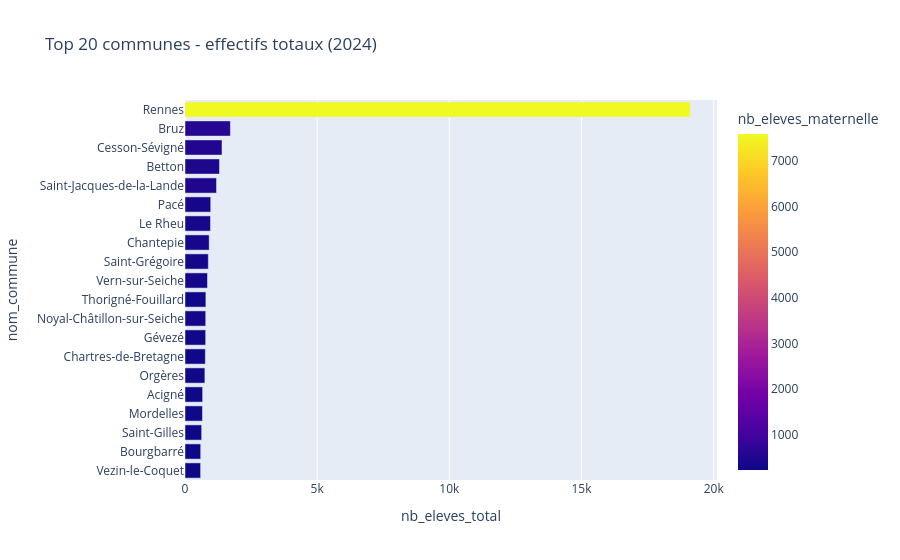

Write notebook code for a chart like this one.
### Code cell
latest_year = int(effectifs['rentree'].max())
latest = effectifs[effectifs['rentree'] == latest_year].copy()
latest = latest.sort_values('nb_eleves_total', ascending=False).head(20)

fig_top = px.bar(
    latest.sort_values('nb_eleves_total'),
    x='nb_eleves_total',
    y='nom_commune',
    orientation='h',
    title=f'Top 20 communes - effectifs totaux ({latest_year})',
    color='nb_eleves_maternelle'
)
fig_top.show()

latest[['nom_commune', 'nb_eleves_maternelle', 'nb_eleves_elementaire', 'nb_classes', 'nb_eleves_total']]

### Figure 1 — Plotly figure (JSON) as saved in the notebook; plotly's stock layout.template omitted (floating-point values rounded to 4 significant figures)
{"data": [{"hovertemplate": "nb_eleves_total=%{x}<br>nom_commune=%{y}<br>nb_eleves_maternelle=%{marker.color}<extra></extra>", "legendgroup": "", "marker": {"color": [237.0, 221.0, 241.0, 243.0, 243.0, 281.0, 277.0, 277.0, 301.0, 279.0, 321.0, 308.0, 354.0, 348.0, 322.0, 478.0, 431.0, 518.0, 591.0, 7591.0], "coloraxis": "coloraxis", "pattern": {"shape": ""}}, "name": "", "orientation": "h", "showlegend": false, "textposition": "auto", "type": "bar", "x": [590.0, 594.0, 630.0, 660.0, 667.0, 752.0, 770.0, 782.0, 784.0, 790.0, 850.0, 882.0, 915.0, 964.0, 973.0, 1192.0, 1304.0, 1400.0, 1718.0, 19120.0], "xaxis": "x", "y": ["Vezin-le-Coquet", "Bourgbarré", "Saint-Gilles", "Mordelles", "Acigné", "Orgères", "Chartres-de-Bretagne", "Gévezé", "Noyal-Châtillon-sur-Seiche", "Thorigné-Fouillard", "Vern-sur-Seiche", "Saint-Grégoire", "Chantepie", "Le Rheu", "Pacé", "Saint-Jacques-de-la-Lande", "Betton", "Cesson-Sévigné", "Bruz", "Rennes"], "yaxis": "y"}], "layout": {"barmode": "relative", "coloraxis": {"colorbar": {"title": {"text": "nb_eleves_maternelle"}}, "colorscale": [[0, "#0d0887"], [0.1111, "#46039f"], [0.2222, "#7201a8"], [0.3333, "#9c179e"], [0.4444, "#bd3786"], [0.5556, "#d8576b"], [0.6667, "#ed7953"], [0.7778, "#fb9f3a"], [0.8889, "#fdca26"], [1, "#f0f921"]]}, "legend": {"tracegroupgap": 0}, "title": {"text": "Top 20 communes - effectifs totaux (2024)"}, "xaxis": {"anchor": "y", "domain": [0, 1], "title": {"text": "nb_eleves_total"}}, "yaxis": {"anchor": "x", "domain": [0, 1], "title": {"text": "nom_commune"}}}}
